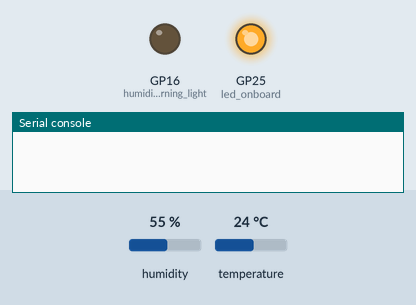
Recording of a program running on a simulated Raspberry Pi Pico running MicroPython. Shown: output pins drawn as LEDs (lit = HIGH), the last lines printed to the serial console. Dashed ring = blinking. The test bench sets the inputs (shaded band); at power-on: humidity 55 %, temperature 24 °C.

Above: at 6.2 s.
6.3 s: humidity set to 53 %
At 7.1 s:
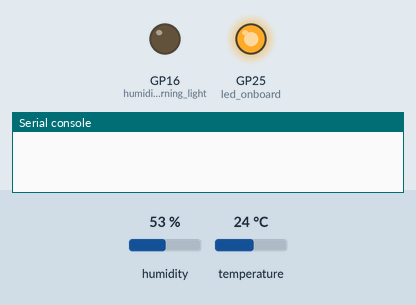
11.9 s: humidity set to 68 %
At 15.05 s:
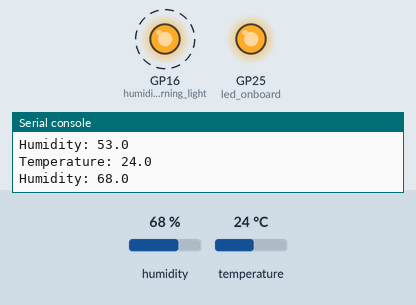
Timing chart, 0 to 21.4 s (numbered marks = the images above; inputs shaded):
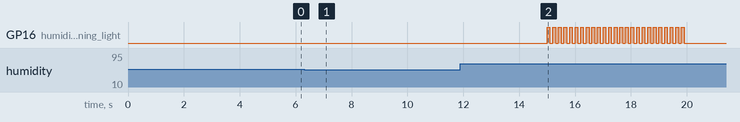

Measured:
- after the input at 6.3 s, GP16 (humidity_warning_light): stops changing and stays LOW
- after the input at 11.9 s, GP16 (humidity_warning_light): alternates HIGH for 0.10 s and LOW for 0.10 s, 50 changes in all, then stays LOW, starting after 3.1 s

The program:

main.py
```python
# Make it go blinky blink with a humidity sensor
# Connect using VBUS (5V) power, top right most pin
from machine import Pin, I2C
import utime as time
from DHT11 import DHT11, InvalidChecksum

max_humidity_for_warning = 55.0
is_warning = 0

onboard_light_pin = 16 # GPIO15
humidity_warning_light = machine.Pin(onboard_light_pin, machine.Pin.OUT)

# Delay any calls to the sensor until everything is loaded
# to pass the unstable status on boot up (ref. associated pdf)
time.sleep(5)

pin = Pin(15, Pin.OUT, Pin.PULL_DOWN)
sensor = DHT11(pin)

# Turn the onboard LED on so we know the device is running
led_onboard = machine.Pin(25, machine.Pin.OUT)
led_onboard.value(1)

while True:
	if is_warning == 1:
		for i in range(50):
			humidity_warning_light.toggle()
			time.sleep_ms(100)
	else:
		humidity_warning_light.value(0)

	time.sleep(5)
	print("Temperature: {}".format(sensor.temperature))
	print("Humidity: {}".format(sensor.humidity))

	if sensor.humidity >= max_humidity_for_warning:
		is_warning = 1
	else:
		is_warning = 0
```
